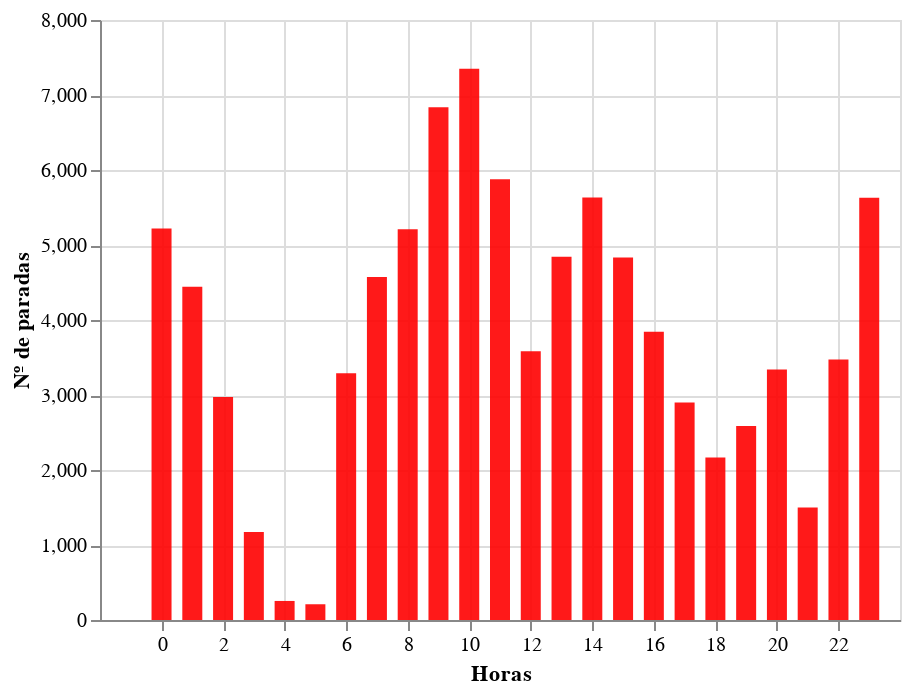

Notebook code for this chart:
### Code cell
alt.Chart(data).mark_bar(
    color='red',
    opacity=0.9,
    size=10
).encode(
    alt.X('x', type='quantitative', title='Horas', axis=alt.Axis(values=[0, 2, 4, 6, 8, 10, 12, 14, 16, 18, 20, 22])),
    alt.Y('y', type='quantitative', title='Nº de paradas'),
    tooltip = [
        alt.Tooltip('x:N', title='Horário'),
        alt.Tooltip('y:Q', title='Nº de paradas')]
)

### Figure 1 — Vega-Lite specification as saved in the notebook (floating-point values rounded to 4 significant figures)
{"config": {"view": {"continuousWidth": 400, "continuousHeight": 300}}, "data": {"name": "data-43ce60db1bf66eb6191ab2b7f4a5ab98"}, "mark": {"type": "bar", "color": "red", "opacity": 0.9, "size": 10}, "encoding": {"tooltip": [{"type": "nominal", "field": "x", "title": "Horário"}, {"type": "quantitative", "field": "y", "title": "Nº de paradas"}], "x": {"type": "quantitative", "axis": {"values": [0, 2, 4, 6, 8, 10, 12, 14, 16, 18, 20, 22]}, "field": "x", "title": "Horas"}, "y": {"type": "quantitative", "field": "y", "title": "Nº de paradas"}}, "$schema": "https://vega.github.io/schema/vega-lite/v4.8.1.json", "datasets": {"data-43ce60db1bf66eb6191ab2b7f4a5ab98": [{"x": 0, "y": 5221}, {"x": 1, "y": 4442}, {"x": 2, "y": 2975}, {"x": 3, "y": 1172}, {"x": 4, "y": 254}, {"x": 5, "y": 210}, {"x": 6, "y": 3290}, {"x": 7, "y": 4572}, {"x": 8, "y": 5210}, {"x": 9, "y": 6838}, {"x": 10, "y": 7350}, {"x": 11, "y": 5877}, {"x": 12, "y": 3582}, {"x": 13, "y": 4842}, {"x": 14, "y": 5634}, {"x": 15, "y": 4832}, {"x": 16, "y": 3844}, {"x": 17, "y": 2900}, {"x": 18, "y": 2168}, {"x": 19, "y": 2587}, {"x": 20, "y": 3340}, {"x": 21, "y": 1499}, {"x": 22, "y": 3473}, {"x": 23, "y": 5629}]}}
